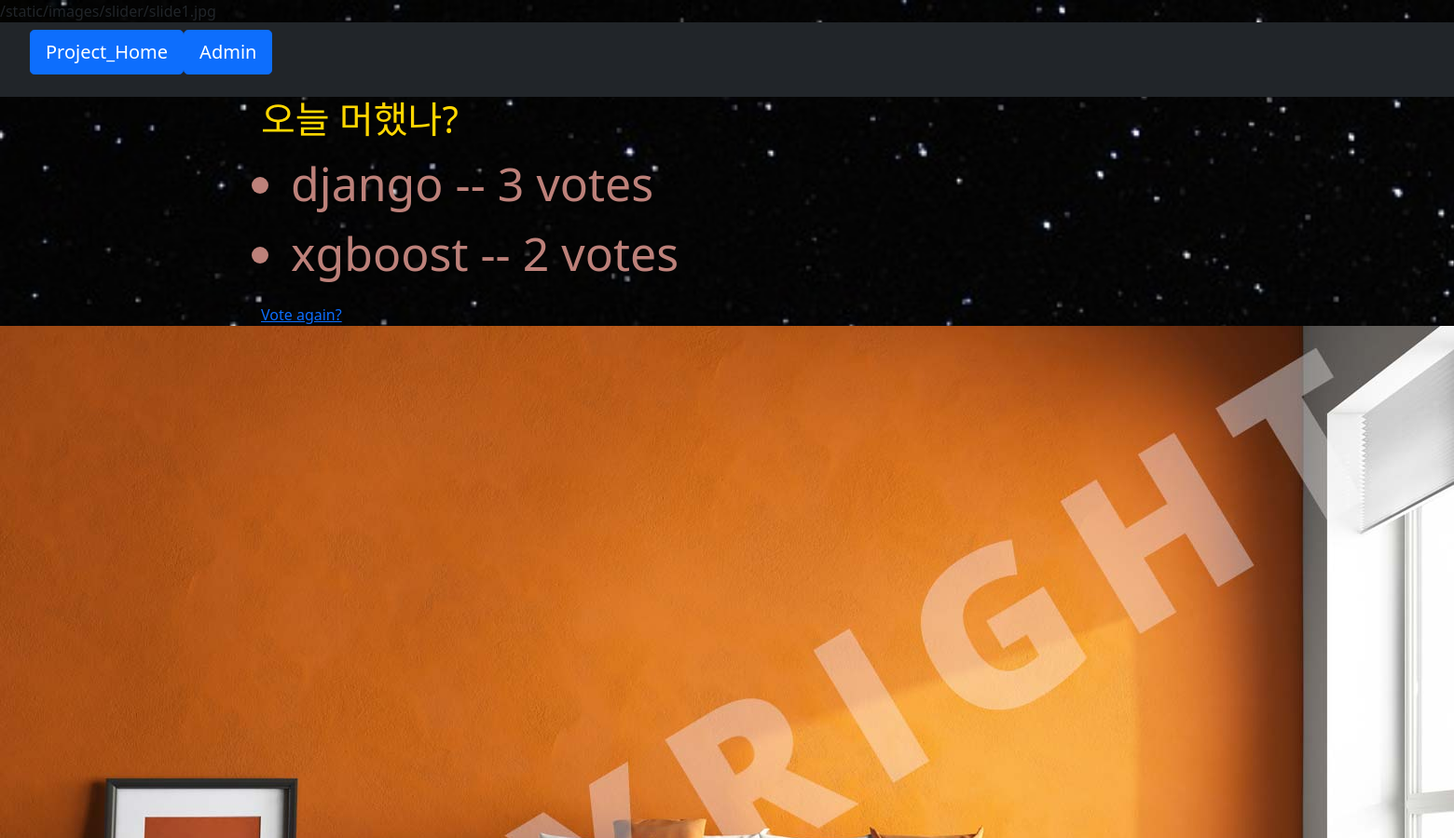
/polls/1/results/ (upper part), run on an earlier commit of the app's database.
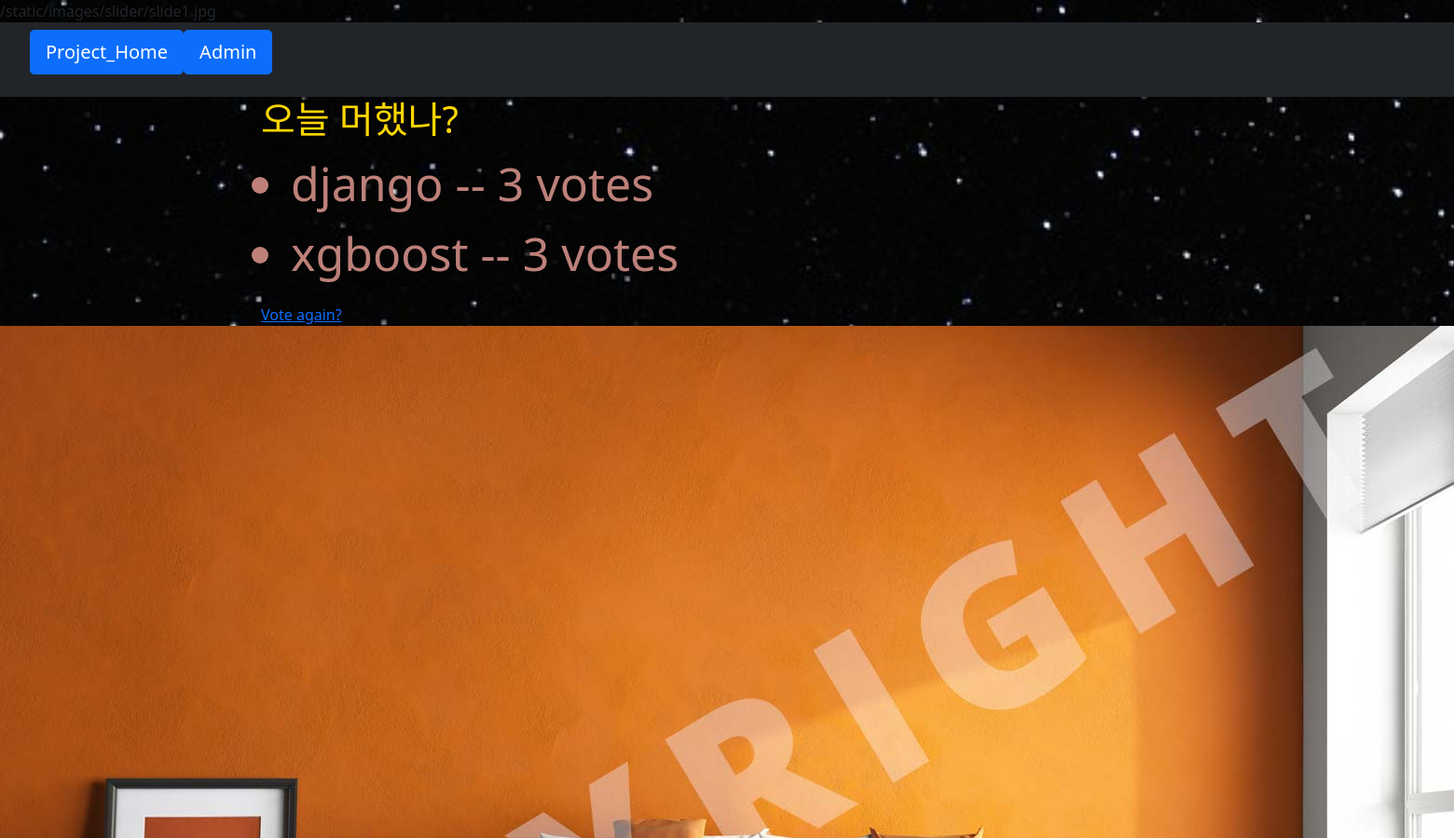
And on a later commit of the database.
### polls/models.py (models this page shows, shortened)
class Choice(models.Model):
    question = models.ForeignKey(Question, on_delete=models.CASCADE)
    choice_text = models.CharField(max_length=200)
    votes = models.IntegerField(default=0)

### polls/views.py (the view)
# urls.py: path('<int:question_id>/results/', views.results, name='results'),
def results(request, question_id):
    question = get_object_or_404(Question, pk=question_id)
    return render(request, 'polls/results.html', {'question': question})

### polls/templates/polls/results.html
{% extends "base.html" %}
{% block content %}
<h1>{{ question.question_text }}</h1>
<ul>
{% for choice in question.choice_set.all %}
  <li>{{ choice.choice_text }} -- {{ choice.votes }} vote{{ choice.votes|pluralize }}</li>
{% endfor %}
</ul>
<a href="{% url 'polls:detail' question.id %}">Vote again?</a>
{% endblock content %}

What changed in the data, as far as the page shows it:
changed Choice "xgboost": votes "2" → "3"
